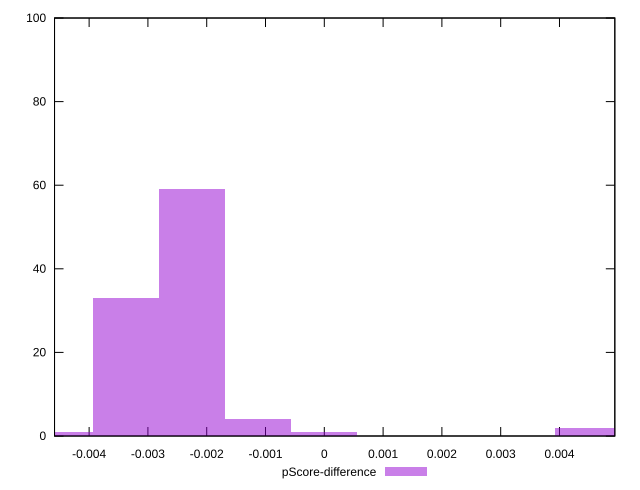

The gnuplot source for this figure:
reset

$pScoreDifference <<EOF
-0.0022469790694168794 59
-0.003370468604125319 33
-0.0011234895347084397 4
-0.004493958138833759 1
0.004493958138833759 2
0 1
EOF

set key outside below
set boxwidth 0.0011234895347084397
set xrange [-0.004588235294117671:0.004941176470588227]
set yrange [0:100]
set trange [0:100]
set style fill transparent solid 0.5 noborder
set terminal svg size 640, 490 enhanced background rgb 'white'
set output "report_00025_2021-02-22T21:38:55.199Z/uses-rel-preload/samples/pages+cached+noadtech+nomedia/pScore-difference/histogram.svg"

plot $pScoreDifference title "pScore-difference" with boxes

reset
